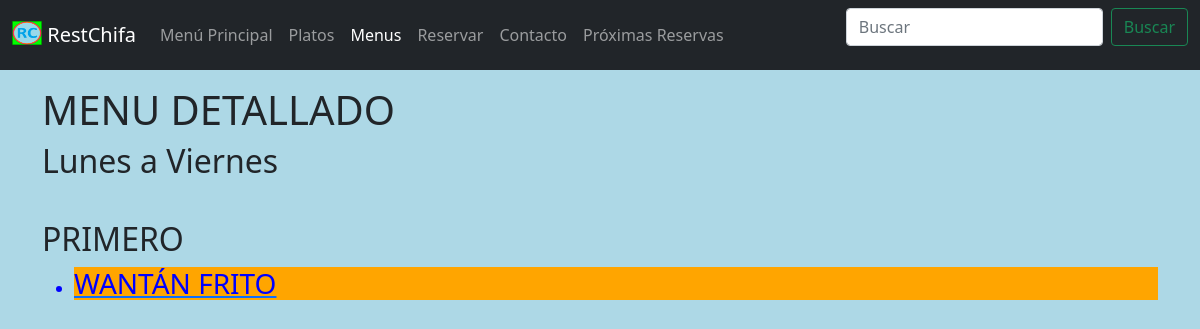
Page /restChifa/menu/Lunes a Viernes on the earlier database version.
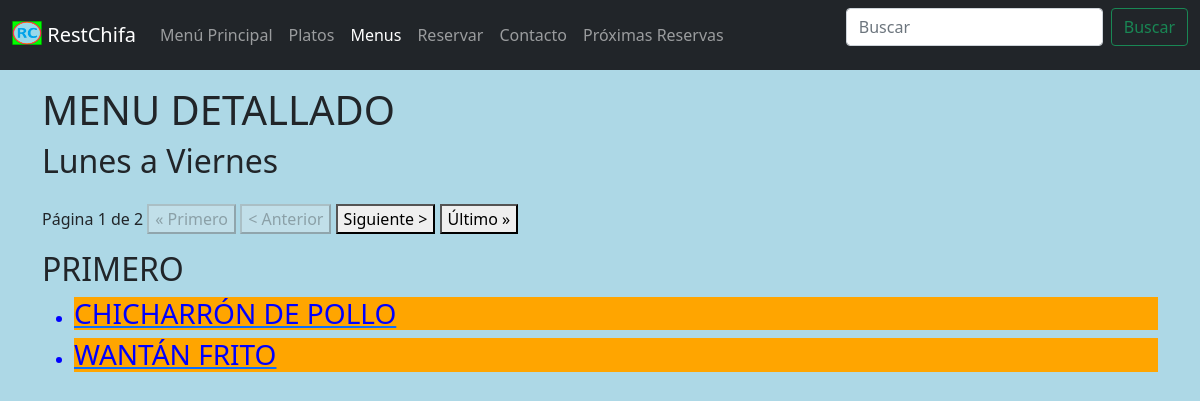
Same page on the later database version.
### restChifa/models.py (models this page shows, shortened)
class Menu_Dish(models.Model):
    fk_menu = models.ForeignKey(Menu, on_delete=models.CASCADE)
    fk_dish = models.ForeignKey(Dish, on_delete=models.CASCADE)
    class Meta:
        verbose_name_plural = "Menu_Dishes"
        constraints = [
            models.UniqueConstraint(
                fields=['fk_menu', 'fk_dish'], name='unique_fk_menu_fk_dish_combination'
            )
        ]

class Dish(models.Model):
    pk_name = models.CharField(primary_key=True, max_length=200, blank = False, null = False)
    fk_type = models.ForeignKey(Dish_type, on_delete=models.CASCADE)
    fk_category = models.ForeignKey(Dish_category, on_delete=models.CASCADE)
    price = models.DecimalField(max_digits=10, decimal_places=2, blank = False, null = False)
    description = models.CharField(max_length=200)
    src_photo = models.ImageField(default='no_image.jpg')
    popular = models.IntegerField(default=0)
    class Meta:
        verbose_name_plural = "Dishes"

### restChifa/views.py (the view)
# urls.py: path('menu/<str:pk_name>', views.menu_detail, name='menu_detail'),
def menu_detail(request, pk_name):
    try:
        menu_objects = Menu.objects.get(pk__iexact=pk_name)
    except Menu.DoesNotExist:
        menu_objects = False
    try:
        menu_dish_objects = Menu_Dish.objects.filter(fk_menu=pk_name)
    except Menu_Dish.DoesNotExist:
        menu_dish_objects = False
    page_object = Common.get_paginator(request, menu_dish_objects.values('fk_dish__fk_type__pk_name').distinct().order_by('fk_dish__fk_type__position').all(), 1)
    dish_objects = Dish.objects.all()
    nav_menus_active = "active"
    context = {
        'menu_objects': menu_objects,
        'menu_dish_objects': menu_dish_objects,
        'page_object': page_object,
        'dish_objects': dish_objects,
        "nav_menus_active": nav_menus_active
        }
    return render(request, 'restChifa/menu_detail.html', context)

### restChifa/common.py (called while the page is built)
    def get_paginator(request, model, per_page=settings.PAGINATOR_PER_PAGE): #settings.PAGINATOR_PER_PAGE
        if request is None or model is None:
            return False
        return Paginator(model, per_page).get_page(request.GET.get("page"))

### restChifa/templates/restChifa/menu_detail.html
{% include 'restChifa/navegation.html' %}
<div class="container my-3">
    <div class="row">
        <div class="col-sm-12 col-md-12 col-lg-12 col-xl-12">
            <h1>MENU DETALLADO</h1>
        </div>
    </div>
    {% if menu_objects %}
        {% if menu_dish_objects %}
            <div class="row">
                <div class="col-sm-12 col-md-12 col-lg-12 col-xl-12">
                    <h2> {{ menu_objects.pk_name }} </h2>
                </div>
            </div>
            {% if page_object.object_list %}
                <div class="row my-3">
                    <div class="col-sm-12 col-md-12 col-lg-12 col-xl-12">
                        {% include 'restChifa/paginator.html' %}
                    </div>
                </div>
                {% for dish_type in page_object.object_list %}
                    <div class="row">
                        <div class="col-sm-12 col-md-12 col-lg-12 col-xl-12">
                            <h2>{{ dish_type.fk_dish__fk_type__pk_name|upper }}</h2>
                        </div>
                    </div>
                        <ul>
                        {% for menu_dish in menu_dish_objects %}
                            {% if menu_dish.fk_dish.fk_type.pk_name == dish_type.fk_dish__fk_type__pk_name %}
                                <div class="row">
                                    <div class="col-sm-12 col-md-12 col-lg-12 col-xl-12">
                                        <a href=".././dish/{{menu_dish.fk_dish.pk_name}}"><li><h3>{{ menu_dish.fk_dish.pk_name|upper }}</h3></li></a>
                                    </div>
                                </div>
                            {% endif %}
                        {% endfor %}
                        </ul>
                {% endfor %}
            {% else %}
                <div class="row my-3">
                    <div class="col-sm-12 col-md-12 col-lg-12 col-xl-12">
                        <h1>Hay un problema con el paginador...</h1>
                    </div>
                </div>
            {% endif %}
        {% else %}
            <div class="row my-3">
                <div class="col-sm-12 col-md-12 col-lg-12 col-xl-12">
                    <h1>El menú con el nombre "{{ menu_objects.pk_name }}" existe pero no tiene platos</h1>
                </div>
            </div>
        {% endif %}
    {% else %}
        <div class="row my-3">
            <div class="col-sm-12 col-md-12 col-lg-12 col-xl-12">
                <h1>Menu no encontrado...</h1>
            </div>
        </div>
    {% endif %}
</div>

Differences in the rows shown:
added Menu_Dish: fk_dish.pk_name "CHICHARRÓN DE POLLO"
Other differences:
{{ page_object.number }}: (not shown) → "1"
{{ page_object.paginator.num_pages }}: (not shown) → "2"
text now shown: "Página de « Primero < Anterior Siguiente > Último »"
